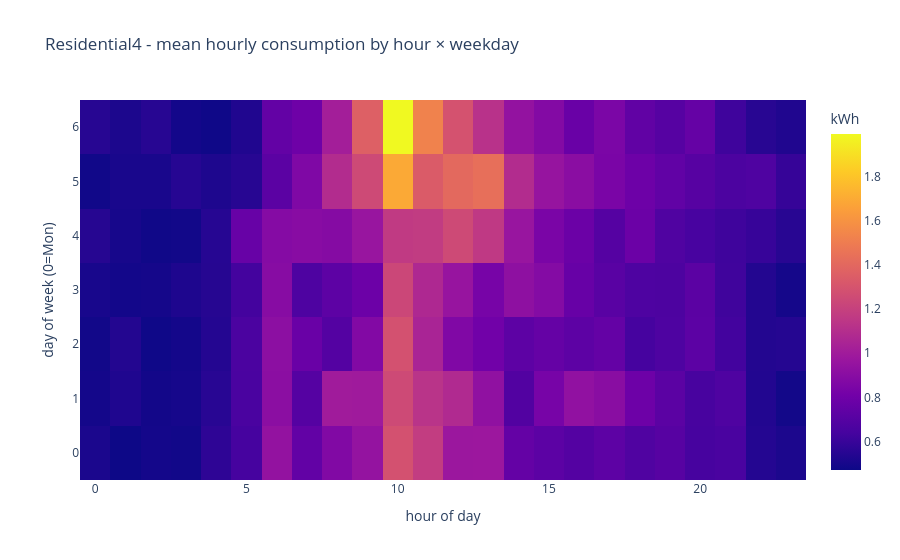

Source (notebook cell):
### Markdown cell above
## 4. EDA - consumption patterns

### Code cell
# hour-of-day vs day-of-week heatmap shows the diurnal + weekly structure the forecaster must learn
eda = hourly[['total_consumption']].copy()
eda['hour'] = eda.index.hour
eda['dow'] = eda.index.dayofweek
pivot = eda.groupby(['dow','hour'])['total_consumption'].mean().unstack()
fig = px.imshow(
    pivot, aspect='auto', origin='lower',
    labels=dict(x='hour of day', y='day of week (0=Mon)', color='kWh'),
    title='Residential4 - mean hourly consumption by hour × weekday',
)
fig.show()

### Figure 1 — Plotly figure (JSON) as saved in the notebook; plotly's stock layout.template omitted (floating-point values rounded to 4 significant figures; data arrays with more than 128 entries replaced by an {"elided": "..."} marker saying what was removed)
{"data": [{"coloraxis": "coloraxis", "hovertemplate": "hour of day: %{x}<br>day of week (0=Mon): %{y}<br>kWh: %{z}<extra></extra>", "name": "0", "type": "heatmap", "x": [0, 1, 2, 3, 4, 5, 6, 7, 8, 9, 10, 11, 12, 13, 14, 15, 16, 17, 18, 19, 20, 21, 22, 23], "xaxis": "x", "y": [0, 1, 2, 3, 4, 5, 6], "yaxis": "y", "z": {"elided": "7x24 float values"}}], "layout": {"coloraxis": {"colorbar": {"title": {"text": "kWh"}}, "colorscale": [[0, "#0d0887"], [0.1111, "#46039f"], [0.2222, "#7201a8"], [0.3333, "#9c179e"], [0.4444, "#bd3786"], [0.5556, "#d8576b"], [0.6667, "#ed7953"], [0.7778, "#fb9f3a"], [0.8889, "#fdca26"], [1, "#f0f921"]]}, "title": {"text": "Residential4 - mean hourly consumption by hour × weekday"}, "xaxis": {"anchor": "y", "domain": [0, 1], "title": {"text": "hour of day"}}, "yaxis": {"anchor": "x", "autorange": true, "domain": [0, 1], "title": {"text": "day of week (0=Mon)"}}}}
